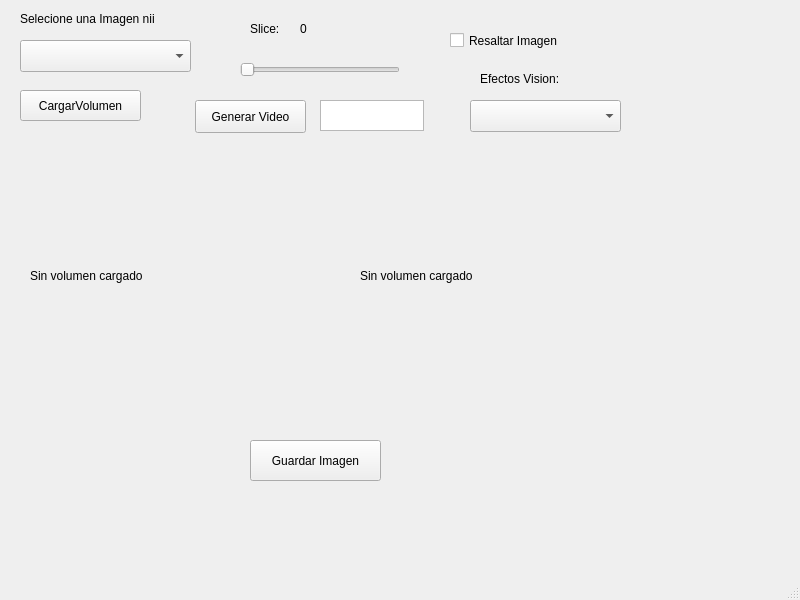
<?xml version="1.0" encoding="UTF-8"?>
<ui version="4.0">
 <class>MainWindow</class>
 <widget class="QMainWindow" name="MainWindow">
  <property name="geometry">
   <rect>
    <x>0</x>
    <y>0</y>
    <width>800</width>
    <height>600</height>
   </rect>
  </property>
  <property name="windowTitle">
   <string>MainWindow</string>
  </property>
  <property name="layoutDirection">
   <enum>Qt::LeftToRight</enum>
  </property>
  <widget class="QWidget" name="centralwidget">
   <widget class="QPushButton" name="btLoadImage">
    <property name="geometry">
     <rect>
      <x>20</x>
      <y>90</y>
      <width>121</width>
      <height>31</height>
     </rect>
    </property>
    <property name="text">
     <string>CargarVolumen</string>
    </property>
   </widget>
   <widget class="QLabel" name="lbSliceNum">
    <property name="geometry">
     <rect>
      <x>300</x>
      <y>20</y>
      <width>21</width>
      <height>17</height>
     </rect>
    </property>
    <property name="text">
     <string>0</string>
    </property>
   </widget>
   <widget class="QLabel" name="label">
    <property name="geometry">
     <rect>
      <x>250</x>
      <y>20</y>
      <width>41</width>
      <height>17</height>
     </rect>
    </property>
    <property name="text">
     <string>Slice:</string>
    </property>
   </widget>
   <widget class="QSlider" name="slSliceNumber">
    <property name="geometry">
     <rect>
      <x>240</x>
      <y>60</y>
      <width>160</width>
      <height>20</height>
     </rect>
    </property>
    <property name="orientation">
     <enum>Qt::Horizontal</enum>
    </property>
   </widget>
   <widget class="QComboBox" name="cbAplyEffect">
    <property name="geometry">
     <rect>
      <x>470</x>
      <y>100</y>
      <width>151</width>
      <height>32</height>
     </rect>
    </property>
   </widget>
   <widget class="QCheckBox" name="chUseImageProcessed">
    <property name="geometry">
     <rect>
      <x>450</x>
      <y>30</y>
      <width>181</width>
      <height>21</height>
     </rect>
    </property>
    <property name="text">
     <string>Resaltar Imagen</string>
    </property>
   </widget>
   <widget class="QLabel" name="label_2">
    <property name="geometry">
     <rect>
      <x>480</x>
      <y>70</y>
      <width>131</width>
      <height>17</height>
     </rect>
    </property>
    <property name="text">
     <string>Efectos Vision:</string>
    </property>
   </widget>
   <widget class="QComboBox" name="cbImageBrats">
    <property name="geometry">
     <rect>
      <x>20</x>
      <y>40</y>
      <width>171</width>
      <height>32</height>
     </rect>
    </property>
   </widget>
   <widget class="QTextEdit" name="txtVideoImages">
    <property name="geometry">
     <rect>
      <x>320</x>
      <y>100</y>
      <width>104</width>
      <height>31</height>
     </rect>
    </property>
   </widget>
   <widget class="QPushButton" name="btGenerateVideo">
    <property name="geometry">
     <rect>
      <x>195</x>
      <y>100</y>
      <width>111</width>
      <height>33</height>
     </rect>
    </property>
    <property name="text">
     <string>Generar Video</string>
    </property>
   </widget>
   <widget class="QPushButton" name="btSaveImage">
    <property name="geometry">
     <rect>
      <x>250</x>
      <y>440</y>
      <width>131</width>
      <height>41</height>
     </rect>
    </property>
    <property name="text">
     <string>Guardar Imagen</string>
    </property>
   </widget>
   <widget class="QLabel" name="lbSliceImageProcessed">
    <property name="geometry">
     <rect>
      <x>360</x>
      <y>170</y>
      <width>251</width>
      <height>211</height>
     </rect>
    </property>
    <property name="text">
     <string>Sin volumen cargado</string>
    </property>
   </widget>
   <widget class="QLabel" name="lbSliceImage">
    <property name="geometry">
     <rect>
      <x>30</x>
      <y>180</y>
      <width>281</width>
      <height>191</height>
     </rect>
    </property>
    <property name="text">
     <string>Sin volumen cargado</string>
    </property>
   </widget>
   <widget class="QLabel" name="label_3">
    <property name="geometry">
     <rect>
      <x>20</x>
      <y>10</y>
      <width>181</width>
      <height>17</height>
     </rect>
    </property>
    <property name="text">
     <string>Selecione una Imagen nii</string>
    </property>
   </widget>
  </widget>
  <widget class="QMenuBar" name="menubar">
   <property name="geometry">
    <rect>
     <x>0</x>
     <y>0</y>
     <width>800</width>
     <height>29</height>
    </rect>
   </property>
  </widget>
  <widget class="QStatusBar" name="statusbar"/>
 </widget>
 <resources/>
 <connections/>
</ui>
